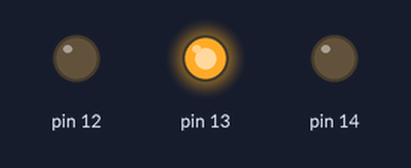
The sketch below on a simulated Arduino Uno, built with avr-gcc and run on an emulated ATmega328P. Parts: output pins drawn as LEDs (lit = HIGH).

Above: at 0.1 s.
At 0.9 s:
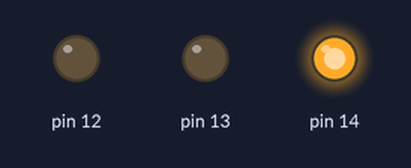
At 1.7 s:
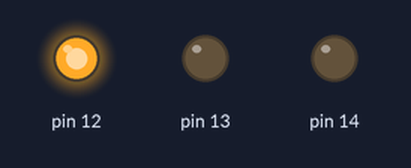
At 2.7 s:
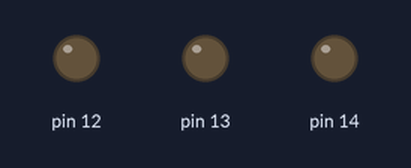
Timing chart, 0 to 3.0 s (numbered marks = the images above):
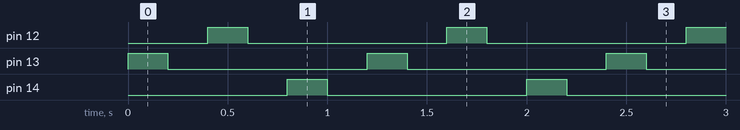

The sketch:

02_encendertresled.ino
```cpp
// the setup routine runs once when you press reset:
void setup() {
  // initialize the digital pin as an output.

  pinMode(12, OUTPUT);
  pinMode(13, OUTPUT);
  pinMode(14, OUTPUT);

}

// the loop routine runs over and over again forever:
void loop() {

  digitalWrite( 13 , HIGH) ;
  delay (200) ;
  digitalWrite( 13 , LOW);
  delay (200) ;

  digitalWrite( 12 , HIGH) ;
  delay (200) ;
  digitalWrite( 12 , LOW);
  delay (200) ;

  digitalWrite( 14 , HIGH) ;
  delay (200) ;
  digitalWrite( 14 , LOW);
  delay (200) ;
}
```

Measured:
- by itself, pin 12–14: alternates HIGH for 0.20 s and LOW for 1.0 s
- by itself, everything shown: repeats every 1.2 s, in 6 steps
